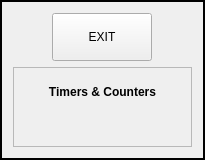
       <widget class="QFrame" name="frame_3">
        <property name="sizePolicy">
         <sizepolicy hsizetype="Fixed" vsizetype="Fixed">
          <horstretch>0</horstretch>
          <verstretch>0</verstretch>
         </sizepolicy>
        </property>
        <property name="minimumSize">
         <size>
          <width>200</width>
          <height>160</height>
         </size>
        </property>
        <property name="maximumSize">
         <size>
          <width>16777215</width>
          <height>160</height>
         </size>
        </property>
        <property name="frameShape">
         <enum>QFrame::WinPanel</enum>
        </property>
        <layout class="QGridLayout" name="gridLayout_10">
         <item row="0" column="0">
          <layout class="QHBoxLayout" name="horizontalLayout_17">
           <item>
            <widget class="ActionButton" name="action_exit">
             <property name="sizePolicy">
              <sizepolicy hsizetype="Fixed" vsizetype="Fixed">
               <horstretch>0</horstretch>
               <verstretch>0</verstretch>
              </sizepolicy>
             </property>
             <property name="minimumSize">
              <size>
               <width>100</width>
               <height>48</height>
              </size>
             </property>
             <property name="maximumSize">
              <size>
               <width>16777215</width>
               <height>48</height>
              </size>
             </property>
             <property name="baseSize">
              <size>
               <width>90</width>
               <height>50</height>
              </size>
             </property>
             <property name="statusTip">
              <string>EXIT LINUXCNC</string>
             </property>
             <property name="text">
              <string>EXIT</string>
             </property>
             <property name="exit_action" stdset="0">
              <bool>true</bool>
             </property>
             <property name="template_label_option" stdset="0">
              <bool>false</bool>
             </property>
             <property name="joint_number" stdset="0">
              <number>0</number>
             </property>
             <property name="incr_imperial_number" stdset="0">
              <double>0.010000000000000</double>
             </property>
             <property name="incr_mm_number" stdset="0">
              <double>0.025000000000000</double>
             </property>
             <property name="incr_angular_number" stdset="0">
              <double>-1.000000000000000</double>
             </property>
             <property name="toggle_float_option" stdset="0">
              <bool>false</bool>
             </property>
             <property name="float_num" stdset="0">
              <double>100.000000000000000</double>
             </property>
             <property name="float_alt_num" stdset="0">
              <double>50.000000000000000</double>
             </property>
             <property name="view_type_string" stdset="0">
              <string>P</string>
             </property>
             <property name="command_text_string" stdset="0">
              <string/>
             </property>
             <property name="ini_mdi_number" stdset="0">
              <number>0</number>
             </property>
             <property name="textTemplate" stdset="0">
              <string>%1.3f in</string>
             </property>
             <property name="alt_textTemplate" stdset="0">
              <string>%1.2f mm</string>
             </property>
            </widget>
           </item>
          </layout>
         </item>
         <item row="1" column="0">
          <layout class="QHBoxLayout" name="horizontalLayout_15">
           <item>
            <widget class="QFrame" name="frame_10">
             <property name="sizePolicy">
              <sizepolicy hsizetype="Fixed" vsizetype="Fixed">
               <horstretch>0</horstretch>
               <verstretch>0</verstretch>
              </sizepolicy>
             </property>
             <property name="minimumSize">
              <size>
               <width>179</width>
               <height>79</height>
              </size>
             </property>
             <property name="frameShape">
              <enum>QFrame::StyledPanel</enum>
             </property>
             <property name="frameShadow">
              <enum>QFrame::Raised</enum>
             </property>
             <layout class="QGridLayout" name="gridLayout_2">
              <item row="2" column="0">
               <widget class="StatusLabel" name="statuslabel_3">
                <property name="sizePolicy">
                 <sizepolicy hsizetype="Preferred" vsizetype="Fixed">
                  <horstretch>0</horstretch>
                  <verstretch>0</verstretch>
                 </sizepolicy>
                </property>
                <property name="minimumSize">
                 <size>
                  <width>0</width>
                  <height>35</height>
                 </size>
                </property>
                <property name="maximumSize">
                 <size>
                  <width>16777215</width>
                  <height>35</height>
                 </size>
                </property>
                <property name="font">
                 <font>
                  <pointsize>12</pointsize>
                 </font>
                </property>
                <property name="alignment">
                 <set>Qt::AlignCenter</set>
                </property>
                <property name="textTemplate" stdset="0">
                 <string>Time:   %a %H:%M %S</string>
                </property>
                <property name="time_stamp_status" stdset="0">
                 <bool>true</bool>
                </property>
               </widget>
              </item>
              <item row="1" column="0">
               <widget class="QLabel" name="label_17">
                <property name="sizePolicy">
                 <sizepolicy hsizetype="Preferred" vsizetype="Preferred">
                  <horstretch>0</horstretch>
                  <verstretch>0</verstretch>
                 </sizepolicy>
                </property>
                <property name="minimumSize">
                 <size>
                  <width>0</width>
                  <height>30</height>
                 </size>
                </property>
                <property name="maximumSize">
                 <size>
                  <width>16777215</width>
                  <height>30</height>
                 </size>
                </property>
                <property name="text">
                 <string>&lt;html&gt;&lt;head/&gt;&lt;body&gt;&lt;p&gt;&lt;span style=&quot; font-weight:600;&quot;&gt;Timers &amp;amp; Counters&lt;/span&gt;&lt;/p&gt;&lt;/body&gt;&lt;/html&gt;</string>
                </property>
                <property name="alignment">
                 <set>Qt::AlignCenter</set>
                </property>
               </widget>
              </item>
             </layout>
            </widget>
           </item>
          </layout>
         </item>
        </layout>
       </widget>
